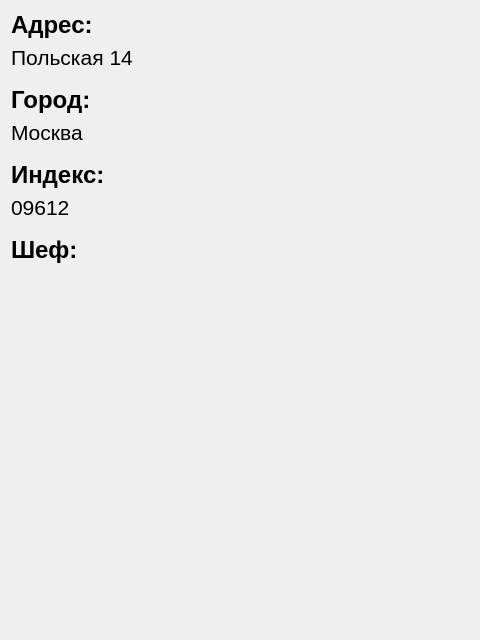
<?xml version="1.0" encoding="UTF-8"?>
<ui version="4.0">
 <class>PrintFacility</class>
 <widget class="QDialog" name="PrintFacility">
  <property name="geometry">
   <rect>
    <x>0</x>
    <y>0</y>
    <width>480</width>
    <height>640</height>
   </rect>
  </property>
  <property name="windowTitle">
   <string>Распечатка Объекта</string>
  </property>
  <property name="windowIcon">
   <iconset resource="assets/res.qrc">
    <normaloff>:/window-icons/printer.png</normaloff>:/window-icons/printer.png</iconset>
  </property>
  <layout class="QVBoxLayout" name="verticalLayout_2">
   <item>
    <layout class="QVBoxLayout" name="verticalLayout">
     <item>
      <layout class="QHBoxLayout" name="horizontalLayout">
       <item>
        <widget class="QLabel" name="AddressLabel">
         <property name="sizePolicy">
          <sizepolicy hsizetype="Maximum" vsizetype="Maximum">
           <horstretch>0</horstretch>
           <verstretch>0</verstretch>
          </sizepolicy>
         </property>
         <property name="font">
          <font>
           <pointsize>18</pointsize>
           <weight>75</weight>
           <bold>true</bold>
          </font>
         </property>
         <property name="text">
          <string>Адрес:</string>
         </property>
        </widget>
       </item>
       <item>
        <spacer name="horizontalSpacer">
         <property name="orientation">
          <enum>Qt::Horizontal</enum>
         </property>
         <property name="sizeHint" stdset="0">
          <size>
           <width>40</width>
           <height>0</height>
          </size>
         </property>
        </spacer>
       </item>
      </layout>
     </item>
     <item>
      <layout class="QHBoxLayout" name="horizontalLayout_2">
       <item>
        <widget class="QLabel" name="Address">
         <property name="sizePolicy">
          <sizepolicy hsizetype="Maximum" vsizetype="Maximum">
           <horstretch>0</horstretch>
           <verstretch>0</verstretch>
          </sizepolicy>
         </property>
         <property name="minimumSize">
          <size>
           <width>400</width>
           <height>0</height>
          </size>
         </property>
         <property name="font">
          <font>
           <pointsize>16</pointsize>
           <weight>50</weight>
           <bold>false</bold>
          </font>
         </property>
         <property name="text">
          <string>Польская 14</string>
         </property>
         <property name="wordWrap">
          <bool>true</bool>
         </property>
        </widget>
       </item>
       <item>
        <spacer name="horizontalSpacer_2">
         <property name="orientation">
          <enum>Qt::Horizontal</enum>
         </property>
         <property name="sizeHint" stdset="0">
          <size>
           <width>40</width>
           <height>0</height>
          </size>
         </property>
        </spacer>
       </item>
      </layout>
     </item>
     <item>
      <spacer name="verticalSpacer_2">
       <property name="orientation">
        <enum>Qt::Vertical</enum>
       </property>
       <property name="sizeType">
        <enum>QSizePolicy::Fixed</enum>
       </property>
       <property name="sizeHint" stdset="0">
        <size>
         <width>20</width>
         <height>10</height>
        </size>
       </property>
      </spacer>
     </item>
     <item>
      <layout class="QHBoxLayout" name="horizontalLayout_5">
       <item>
        <widget class="QLabel" name="TownLabel">
         <property name="sizePolicy">
          <sizepolicy hsizetype="Maximum" vsizetype="Maximum">
           <horstretch>0</horstretch>
           <verstretch>0</verstretch>
          </sizepolicy>
         </property>
         <property name="font">
          <font>
           <pointsize>18</pointsize>
           <weight>75</weight>
           <bold>true</bold>
          </font>
         </property>
         <property name="text">
          <string>Город:</string>
         </property>
        </widget>
       </item>
       <item>
        <spacer name="horizontalSpacer_5">
         <property name="orientation">
          <enum>Qt::Horizontal</enum>
         </property>
         <property name="sizeHint" stdset="0">
          <size>
           <width>40</width>
           <height>0</height>
          </size>
         </property>
        </spacer>
       </item>
      </layout>
     </item>
     <item>
      <layout class="QHBoxLayout" name="horizontalLayout_6">
       <item>
        <widget class="QLabel" name="Town">
         <property name="sizePolicy">
          <sizepolicy hsizetype="Maximum" vsizetype="Maximum">
           <horstretch>0</horstretch>
           <verstretch>0</verstretch>
          </sizepolicy>
         </property>
         <property name="minimumSize">
          <size>
           <width>400</width>
           <height>0</height>
          </size>
         </property>
         <property name="font">
          <font>
           <pointsize>16</pointsize>
           <weight>50</weight>
           <bold>false</bold>
          </font>
         </property>
         <property name="text">
          <string>Москва</string>
         </property>
         <property name="wordWrap">
          <bool>true</bool>
         </property>
        </widget>
       </item>
       <item>
        <spacer name="horizontalSpacer_6">
         <property name="orientation">
          <enum>Qt::Horizontal</enum>
         </property>
         <property name="sizeHint" stdset="0">
          <size>
           <width>40</width>
           <height>0</height>
          </size>
         </property>
        </spacer>
       </item>
      </layout>
     </item>
     <item>
      <spacer name="verticalSpacer_3">
       <property name="orientation">
        <enum>Qt::Vertical</enum>
       </property>
       <property name="sizeType">
        <enum>QSizePolicy::Fixed</enum>
       </property>
       <property name="sizeHint" stdset="0">
        <size>
         <width>20</width>
         <height>10</height>
        </size>
       </property>
      </spacer>
     </item>
     <item>
      <layout class="QHBoxLayout" name="horizontalLayout_7">
       <item>
        <widget class="QLabel" name="ZipLabel">
         <property name="sizePolicy">
          <sizepolicy hsizetype="Maximum" vsizetype="Maximum">
           <horstretch>0</horstretch>
           <verstretch>0</verstretch>
          </sizepolicy>
         </property>
         <property name="font">
          <font>
           <pointsize>18</pointsize>
           <weight>75</weight>
           <bold>true</bold>
          </font>
         </property>
         <property name="text">
          <string>Индекс:</string>
         </property>
        </widget>
       </item>
       <item>
        <spacer name="horizontalSpacer_7">
         <property name="orientation">
          <enum>Qt::Horizontal</enum>
         </property>
         <property name="sizeHint" stdset="0">
          <size>
           <width>40</width>
           <height>0</height>
          </size>
         </property>
        </spacer>
       </item>
      </layout>
     </item>
     <item>
      <layout class="QHBoxLayout" name="horizontalLayout_8">
       <item>
        <widget class="QLabel" name="Zip">
         <property name="sizePolicy">
          <sizepolicy hsizetype="Maximum" vsizetype="Maximum">
           <horstretch>0</horstretch>
           <verstretch>0</verstretch>
          </sizepolicy>
         </property>
         <property name="minimumSize">
          <size>
           <width>400</width>
           <height>0</height>
          </size>
         </property>
         <property name="font">
          <font>
           <pointsize>16</pointsize>
           <weight>50</weight>
           <bold>false</bold>
          </font>
         </property>
         <property name="text">
          <string>09612</string>
         </property>
         <property name="wordWrap">
          <bool>true</bool>
         </property>
        </widget>
       </item>
       <item>
        <spacer name="horizontalSpacer_8">
         <property name="orientation">
          <enum>Qt::Horizontal</enum>
         </property>
         <property name="sizeHint" stdset="0">
          <size>
           <width>40</width>
           <height>0</height>
          </size>
         </property>
        </spacer>
       </item>
      </layout>
     </item>
     <item>
      <spacer name="verticalSpacer_4">
       <property name="orientation">
        <enum>Qt::Vertical</enum>
       </property>
       <property name="sizeType">
        <enum>QSizePolicy::Fixed</enum>
       </property>
       <property name="sizeHint" stdset="0">
        <size>
         <width>20</width>
         <height>10</height>
        </size>
       </property>
      </spacer>
     </item>
     <item>
      <layout class="QHBoxLayout" name="horizontalLayout_3">
       <item>
        <widget class="QLabel" name="OwnerLabel">
         <property name="sizePolicy">
          <sizepolicy hsizetype="Maximum" vsizetype="Maximum">
           <horstretch>0</horstretch>
           <verstretch>0</verstretch>
          </sizepolicy>
         </property>
         <property name="font">
          <font>
           <pointsize>18</pointsize>
           <weight>75</weight>
           <bold>true</bold>
          </font>
         </property>
         <property name="text">
          <string>Шеф:</string>
         </property>
        </widget>
       </item>
       <item>
        <spacer name="horizontalSpacer_3">
         <property name="orientation">
          <enum>Qt::Horizontal</enum>
         </property>
         <property name="sizeHint" stdset="0">
          <size>
           <width>40</width>
           <height>0</height>
          </size>
         </property>
        </spacer>
       </item>
      </layout>
     </item>
     <item>
      <layout class="QHBoxLayout" name="horizontalLayout_4">
       <item>
        <widget class="QLabel" name="Owner">
         <property name="sizePolicy">
          <sizepolicy hsizetype="Maximum" vsizetype="Maximum">
           <horstretch>0</horstretch>
           <verstretch>0</verstretch>
          </sizepolicy>
         </property>
         <property name="minimumSize">
          <size>
           <width>400</width>
           <height>0</height>
          </size>
         </property>
         <property name="font">
          <font>
           <pointsize>16</pointsize>
           <weight>50</weight>
           <bold>false</bold>
          </font>
         </property>
         <property name="text">
          <string/>
         </property>
         <property name="wordWrap">
          <bool>true</bool>
         </property>
        </widget>
       </item>
       <item>
        <spacer name="horizontalSpacer_4">
         <property name="orientation">
          <enum>Qt::Horizontal</enum>
         </property>
         <property name="sizeHint" stdset="0">
          <size>
           <width>40</width>
           <height>0</height>
          </size>
         </property>
        </spacer>
       </item>
      </layout>
     </item>
     <item>
      <spacer name="verticalSpacer">
       <property name="orientation">
        <enum>Qt::Vertical</enum>
       </property>
       <property name="sizeHint" stdset="0">
        <size>
         <width>20</width>
         <height>40</height>
        </size>
       </property>
      </spacer>
     </item>
    </layout>
   </item>
  </layout>
 </widget>
 <resources>
  <include location="assets/res.qrc"/>
 </resources>
 <connections/>
</ui>
